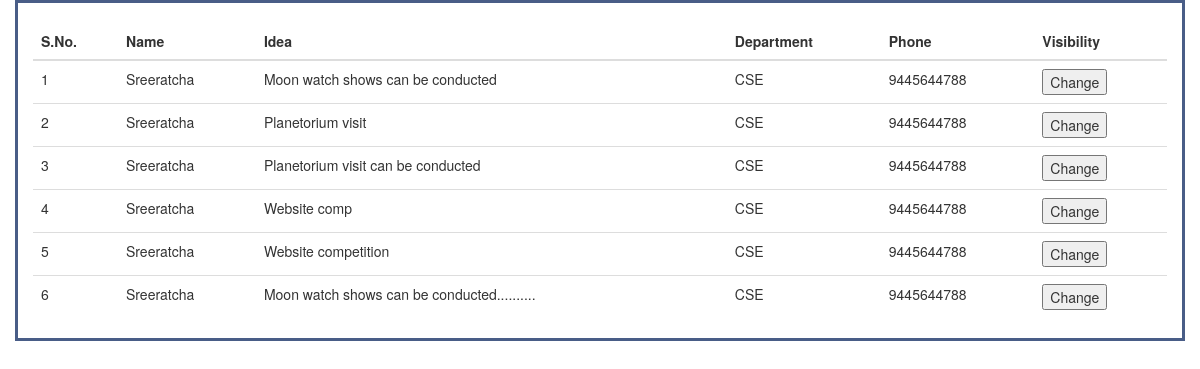
/ideaverification.php, run on the app's committed database.
### tables this page shows
CREATE TABLE `ideas` (
  `id` int(11) NOT NULL,
  `club_id` varchar(10) DEFAULT NULL,
  `idea` text DEFAULT NULL,
  `roll_no` varchar(10) DEFAULT NULL,
  `visibility` tinyint(4) NOT NULL DEFAULT 0
);

CREATE TABLE `signup` (
  `roll_no` varchar(10) NOT NULL,
  `name` varchar(10) DEFAULT NULL,
  `year` int(11) DEFAULT NULL,
  `dept` varchar(20) DEFAULT NULL,
  `email` varchar(20) DEFAULT NULL,
  `pword` varchar(20) DEFAULT NULL,
  `phone` varchar(10) DEFAULT NULL
);

### ideaverification.php (the view, shortened to what this page needs)
<!DOCTYPE html>
<html>
<head><link rel="icon" href="images/logo.jpeg" type="image/icon type"></head>
<?php
$set = 1;
if(isset($set))
{
    include "db.php";
    $query = "SELECT signup.name,ideas.idea,signup.dept,signup.phone,ideas.visibility FROM signup INNER JOIN ideas ON signup.roll_no = ideas.roll_no";
    $result = mysqli_query($con,$query);
?>
<head>
  <link rel="stylesheet" href="https://maxcdn.bootstrapcdn.com/bootstrap/3.4.1/css/bootstrap.min.css">
</head>
<body>
<div class="container" style = "border-style: groove;border: 3px solid #495d87;">
  <table class="table table-hover">
  <thead>
  <br>
    <tr>
    <th>S.No.</th>
      <th>Name</th>
      <th>Idea</th>
      <th>Department</th>
      <th>Phone</th>
      <th>Visibility</th>
    </tr>
  </thead>
  <tbody>
  <?php
  $i = 1;
    while($row = mysqli_fetch_assoc($result)){
    ?>
    <tr>
    <td><?php echo $i;?></td>
    <form>
      <td><?php echo $row['name'];?></td>
      <td><?php echo $row['idea'];?></td>
      <td><?php echo $row['dept'];?></td>
      <td><?php echo $row['phone'];?></td>
      <td><button id = "visi" onload = "change(<?php echo $row['visibility'];?>)">Change</button></td>
    </form>
    </tr>
    <?php
    $i++;
    }
    ?>
  </tbody>
</table>
</div>
</body>
</html>
<?php } ?>

### data on the page
ideas: roll_no.name "Sreeratcha", idea "Moon watch shows can be conducted", roll_no.dept "CSE", roll_no.phone "9445644788"
ideas: roll_no.name "Sreeratcha", idea "Planetorium visit", roll_no.dept "CSE", roll_no.phone "9445644788"
ideas: roll_no.name "Sreeratcha", idea "Planetorium visit can be conducted", roll_no.dept "CSE", roll_no.phone "9445644788"
ideas: roll_no.name "Sreeratcha", idea "Website comp", roll_no.dept "CSE", roll_no.phone "9445644788"
ideas: roll_no.name "Sreeratcha", idea "Website competition", roll_no.dept "CSE", roll_no.phone "9445644788"
ideas: roll_no.name "Sreeratcha", idea "Moon watch shows can be conducted..........", roll_no.dept "CSE", roll_no.phone "9445644788"
